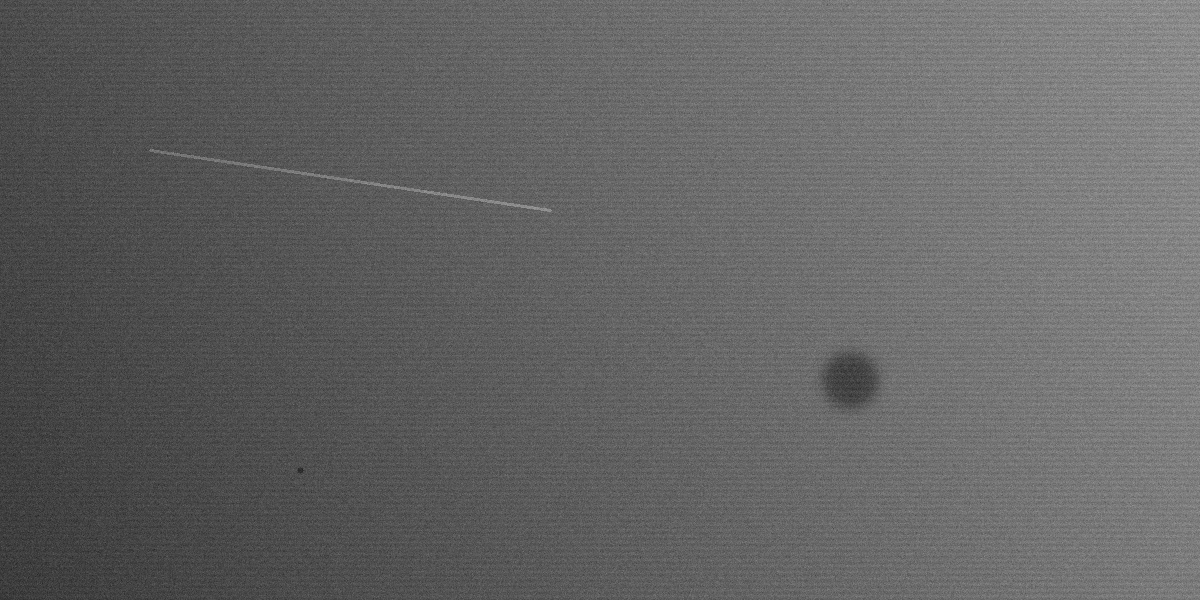
#> input picture 02_traitement_classique/python/tole.png, 1200 x 600 px
$ python etape5_fft.py
#> lines starting #> are read from the running program, lines starting #| are printed output that depends on the picture; after the words box and inside, x2 and y2 are one past the last pixel; in counts of white or black regions, pixels touching at a corner belong together
"""
Le traitement du signal, la FFT pour supprimer la texture de laminage

Notre tôle a des stries horizontales régulières (une tous les 6 pixels) : c'est la "texture normale"
du métal laminé. Elles ne sont pas des défauts, mais elles ajoutent du "bruit" qui gêne la détection.

  1. En 1D : une colonne de pixels est un signal. Sa FFT montre un pic à la fréquence des stries.
  2. En 2D : le spectre de l'image montre deux points brillants = les stries.
  3. On efface ces deux points (filtre coupe-bande, "notch") et on revient à l'image.
  4. On vérifie : les stries ont disparu, les défauts sont intacts, et le bruit mesuré a baissé.

Lancer :  python etape5_fft.py   (après generer_tole.py)
Produit : etape5_resultat.png
"""

import cv2
import numpy as np
import matplotlib.pyplot as plt

img = cv2.imread("tole.png", cv2.IMREAD_GRAYSCALE)
#> img is the input picture: shape (600, 1200); min 32, max 167, mean 99.5
if img is None:
    raise SystemExit("tole.png introuvable : exécuter d'abord generer_tole.py")

# Correction d'éclairage de l'étape 1, SANS flou médian (il effacerait en partie les stries,
# et on veut justement voir ce que la FFT fait toute seule)
f = img.astype(np.float32)
corrige = f / cv2.GaussianBlur(f, (0, 0), 40) * 128
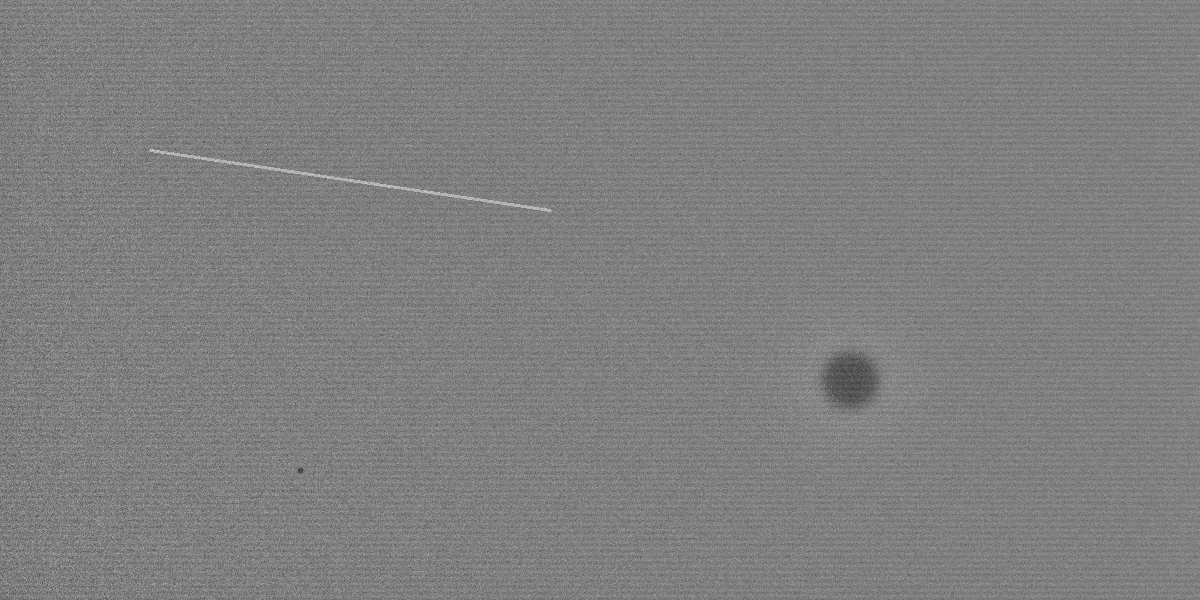
#> corrige: shape (600, 1200) float32; min 51.81, max 210, mean 128
H, W = corrige.shape
#> H = 600; W = 1200

# ======================================================================
# 1. En 1D : une colonne de l'image, vue comme un signal
# ======================================================================
colonne = corrige[:, 1000] - corrige[:, 1000].mean()       # une colonne sans défaut, centrée sur 0
#> colonne = 600 values, max 23.31 at index 510, min -28.08 at index 562, mean -2.03e-07
spectre_1d = np.abs(np.fft.rfft(colonne))
#> spectre_1d = 301 values, max 1545.1 at index 100, min 0.000122 at index 0, mean 171.1
freqs_1d = np.fft.rfftfreq(H)                              # en cycles par pixel
#> freqs_1d = 301 values from 0 to 0.5
pic = freqs_1d[np.argmax(spectre_1d[1:]) + 1]
#> pic = 0.167
print(f"1D : pic à {pic:.3f} cycle/pixel, soit une période de {1 / pic:.1f} pixels")
#| 1D : pic à 0.167 cycle/pixel, soit une période de 6.0 pixels

# ======================================================================
# 2. En 2D : le spectre de toute l'image
# ======================================================================
F = np.fft.fftshift(np.fft.fft2(corrige - corrige.mean()))  # fftshift : fréquence nulle au centre
spectre = np.log1p(np.abs(F))                               # log : sinon on ne voit que le pic central
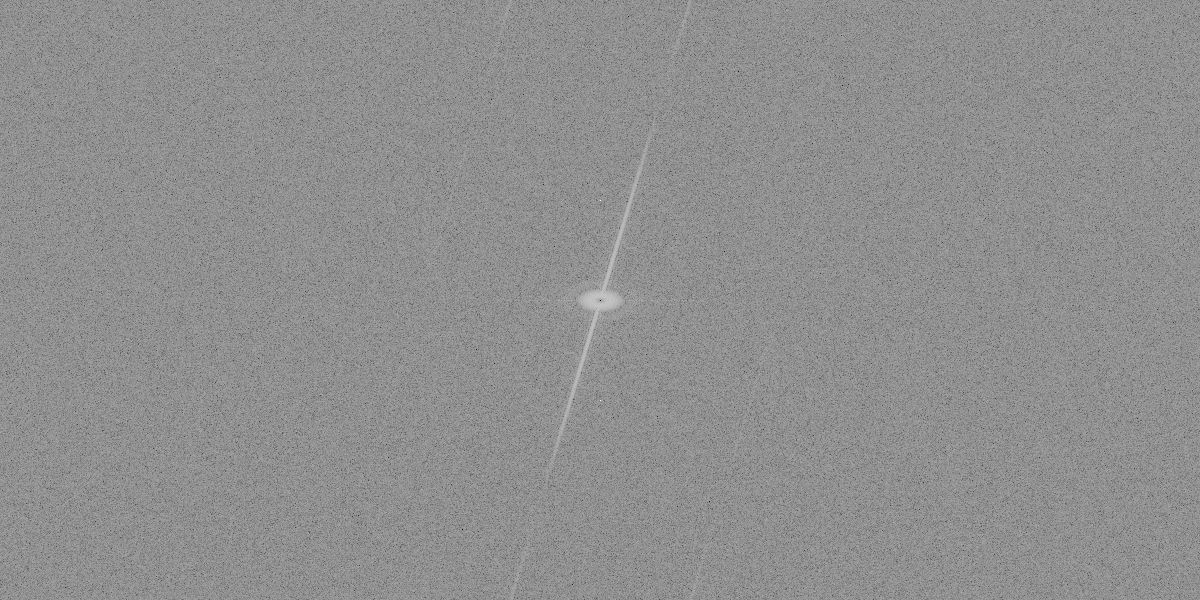
#> spectre: shape (600, 1200) float64; min 1.26, max 14.5, mean 8.72; drawn with min black and max white

# ======================================================================
# 3. Filtre coupe-bande : on éteint les pics des stries
# ======================================================================
cy, cx = H // 2, W // 2
#> cy = 300; cx = 600
fy = round(H * pic)                                          # position des pics : à fy lignes du centre
#> fy = 100
masque_notch = np.ones((H, W), np.float32)
for dy in (-fy, fy):
    cv2.circle(masque_notch, (cx, cy + dy), 6, 0, -1)        # un petit disque noir sur chaque pic
#> this loop made 2 passes
#> dy on passes 1 to 2: -100, 100
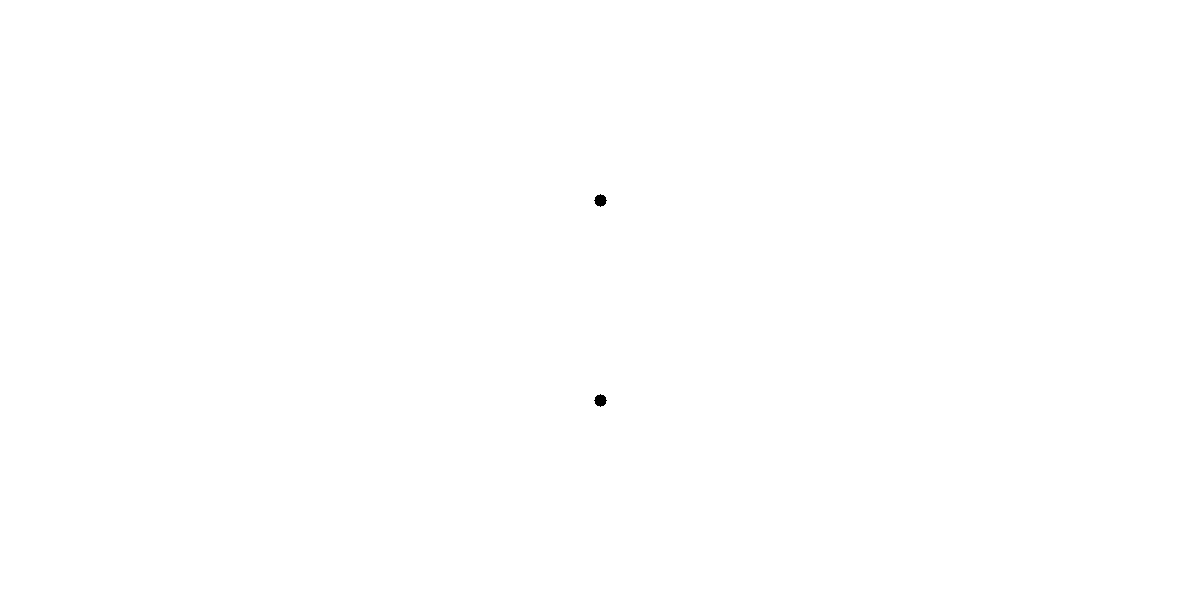
#> masque_notch: shape (600, 1200) float32; values 0 (black) and 1 (white), 100% white; 2 black regions, box (x1, y1, x2, y2) and area: (594, 194, 607, 207) 113, (594, 394, 607, 407) 113
masque_notch = cv2.GaussianBlur(masque_notch, (0, 0), 2)     # bords adoucis : évite des "vagues" parasites

F_filtre = F * masque_notch
filtre = np.real(np.fft.ifft2(np.fft.ifftshift(F_filtre))) + corrige.mean()
retire = corrige - filtre                                    # ce que le filtre a enlevé
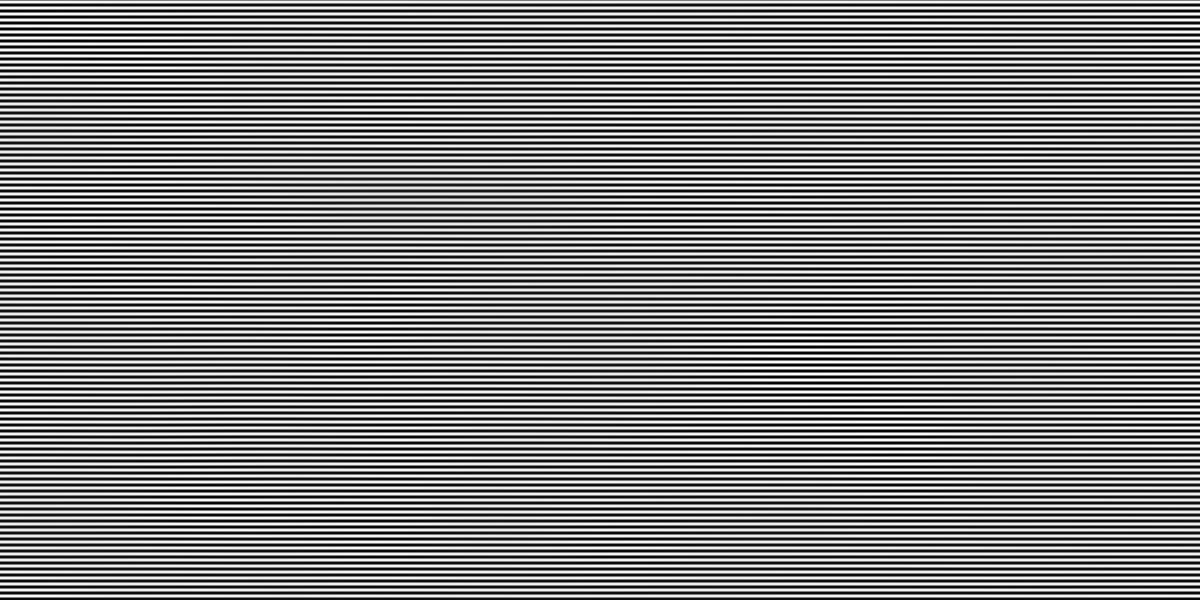
#> retire: shape (600, 1200) float64; min -5.25, max 5.25, mean -1.59e-11; drawn with min black and max white

# ======================================================================
# 4. Vérifications
# ======================================================================
def bruit_robuste(im):
    m = np.median(im)
    return 1.4826 * np.median(np.abs(im - m))

amplitude_avant = spectre_1d.max() * 2 / H
#> amplitude_avant = 5.15
amplitude_apres = np.abs(np.fft.rfft(filtre[:, 1000] - filtre[:, 1000].mean())).max() * 2 / H
#> amplitude_apres = 1.64
print(f"Amplitude des stries : avant {amplitude_avant:.1f}, après {amplitude_apres:.1f} niveaux de gris")
#| Amplitude des stries : avant 5.2, après 1.6 niveaux de gris
print(f"Bruit mesuré (MAD)   : avant {bruit_robuste(corrige):.2f}, après {bruit_robuste(filtre):.2f}")
#> in bruit_robuste, `m = np.median(im)`: m = 128
#| Bruit mesuré (MAD)   : avant 10.10, après 9.17
print(f"Contraste de la tache : avant {corrige[375:386, 845:856].mean() - np.median(corrige):+.1f}, "
      f"après {filtre[375:386, 845:856].mean() - np.median(filtre):+.1f}")
#| Contraste de la tache : avant -44.6, après -44.1
print(f"Contraste de la rayure : avant {corrige[180, 345:355].mean() - np.median(corrige):+.1f}, "
      f"après {filtre[180, 345:355].mean() - np.median(filtre):+.1f}")
#| Contraste de la rayure : avant +53.3, après +53.4

# ======================================================================
# Figure
# ======================================================================
zoom = (slice(120, 260), slice(250, 520))                    # un morceau avec la rayure
fig, ax = plt.subplots(3, 2, figsize=(13, 12))

ax[0, 0].plot(colonne, lw=0.7)
ax[0, 0].set_xlim(0, 120)
ax[0, 0].set_title("1. Une colonne de pixels = un signal (120 premiers pixels)")
ax[0, 0].set_xlabel("ligne (pixel)")
ax[0, 0].set_ylabel("niveau de gris - moyenne")

ax[0, 1].plot(freqs_1d, spectre_1d, lw=0.8)
ax[0, 1].annotate(f"pic : 1 cycle tous les {1 / pic:.0f} px\n= les stries", (pic, spectre_1d.max()),
                  xytext=(pic + 0.06, spectre_1d.max() * 0.8), arrowprops=dict(arrowstyle="->"))
ax[0, 1].set_title("2. Sa FFT : quelles fréquences contient-il ?")
ax[0, 1].set_xlabel("fréquence (cycles par pixel)")
ax[0, 1].set_ylabel("amplitude")

ax[1, 0].imshow(spectre, cmap="magma")
for dy in (-fy, fy):
    ax[1, 0].add_patch(plt.Circle((cx, cy + dy), 18, fill=False, color="cyan", lw=1.5))
ax[1, 0].set_title("3. Spectre 2D de l'image : les 2 points entourés = les stries")
ax[1, 0].axis("off")

ax[1, 1].imshow(masque_notch, cmap="gray")
ax[1, 1].set_title("4. Filtre coupe-bande : on éteint ces 2 points")
ax[1, 1].axis("off")

ax[2, 0].imshow(corrige[zoom], cmap="gray", vmin=100, vmax=170)
ax[2, 0].set_title("5. Avant (zoom) : stries + rayure")
ax[2, 0].axis("off")

ax[2, 1].imshow(filtre[zoom], cmap="gray", vmin=100, vmax=170)
ax[2, 1].set_title("6. Après (zoom) : stries supprimées, rayure intacte")
ax[2, 1].axis("off")

plt.tight_layout()
plt.savefig("etape5_resultat.png", dpi=85)
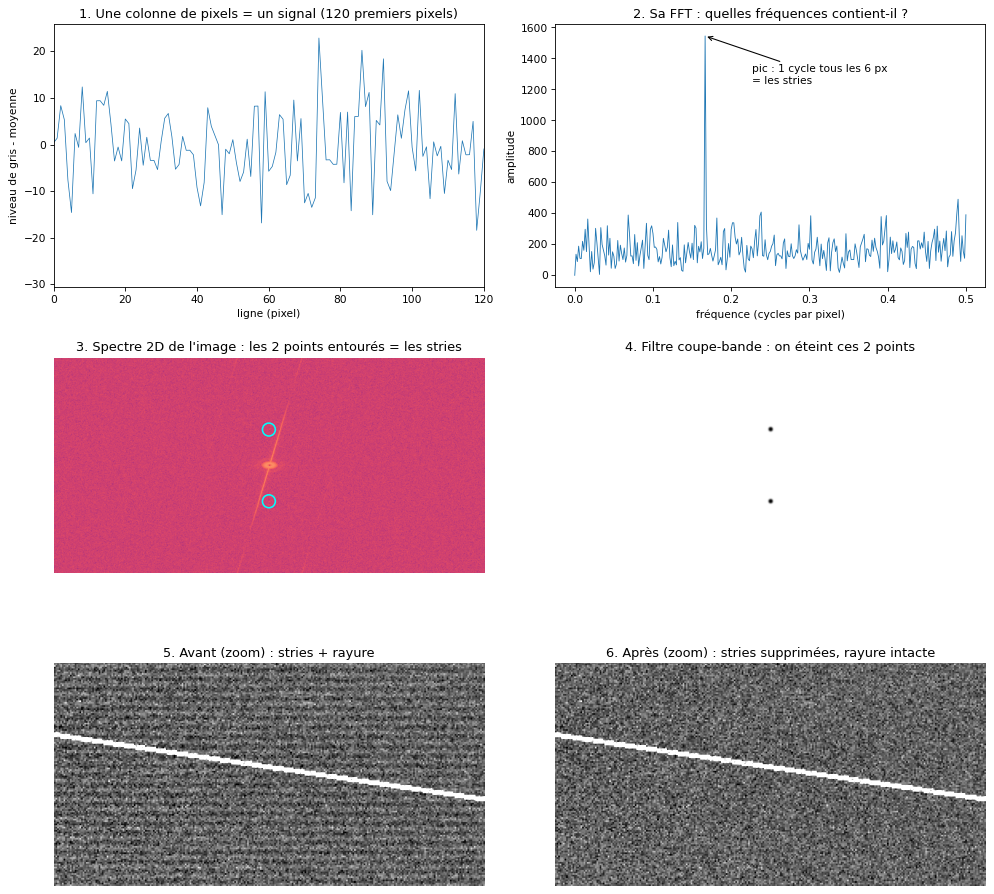
#> figure drawn by matplotlib, 6 panels; panel 1: curve peaks at x = 510, y = 23.31; panel 2: curve peaks at x = 0.167, y = 1545.1

plt.figure(figsize=(8, 4))
plt.imshow(retire, cmap="gray")
plt.title("Ce que le filtre a retiré : seulement les stries")
plt.axis("off")
plt.tight_layout()
plt.savefig("etape5_retire.png", dpi=85)
print("\netape5_resultat.png et etape5_retire.png créés")
